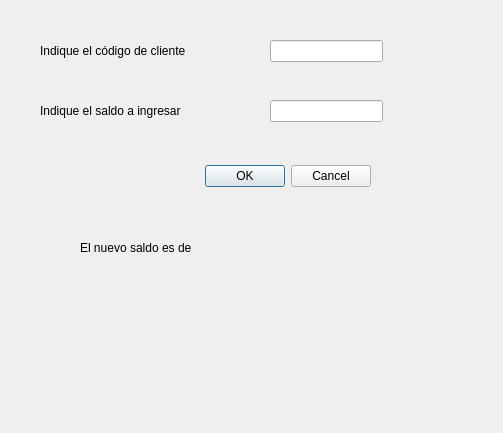
<?xml version="1.0" encoding="UTF-8"?>
<ui version="4.0">
 <class>ingresoSaldo</class>
 <widget class="QDialog" name="ingresoSaldo">
  <property name="geometry">
   <rect>
    <x>0</x>
    <y>0</y>
    <width>503</width>
    <height>433</height>
   </rect>
  </property>
  <property name="windowTitle">
   <string>Dialog</string>
  </property>
  <widget class="QDialogButtonBox" name="buttonBox">
   <property name="geometry">
    <rect>
     <x>160</x>
     <y>160</y>
     <width>211</width>
     <height>32</height>
    </rect>
   </property>
   <property name="orientation">
    <enum>Qt::Horizontal</enum>
   </property>
   <property name="standardButtons">
    <set>QDialogButtonBox::Cancel|QDialogButtonBox::Ok</set>
   </property>
  </widget>
  <widget class="QLineEdit" name="idCliente">
   <property name="geometry">
    <rect>
     <x>270</x>
     <y>40</y>
     <width>113</width>
     <height>22</height>
    </rect>
   </property>
  </widget>
  <widget class="QLineEdit" name="saldo">
   <property name="geometry">
    <rect>
     <x>270</x>
     <y>100</y>
     <width>113</width>
     <height>22</height>
    </rect>
   </property>
  </widget>
  <widget class="QLabel" name="mostrarResultados">
   <property name="geometry">
    <rect>
     <x>70</x>
     <y>300</y>
     <width>331</width>
     <height>111</height>
    </rect>
   </property>
   <property name="font">
    <font>
     <pointsize>16</pointsize>
    </font>
   </property>
   <property name="text">
    <string/>
   </property>
  </widget>
  <widget class="QLabel" name="label">
   <property name="geometry">
    <rect>
     <x>80</x>
     <y>240</y>
     <width>181</width>
     <height>16</height>
    </rect>
   </property>
   <property name="text">
    <string>El nuevo saldo es de</string>
   </property>
  </widget>
  <widget class="QLabel" name="label_2">
   <property name="geometry">
    <rect>
     <x>40</x>
     <y>35</y>
     <width>151</width>
     <height>31</height>
    </rect>
   </property>
   <property name="text">
    <string>Indique el código de cliente</string>
   </property>
  </widget>
  <widget class="QLabel" name="label_3">
   <property name="geometry">
    <rect>
     <x>40</x>
     <y>100</y>
     <width>201</width>
     <height>21</height>
    </rect>
   </property>
   <property name="text">
    <string>Indique el saldo a ingresar</string>
   </property>
  </widget>
 </widget>
 <resources/>
 <connections>
  <connection>
   <sender>buttonBox</sender>
   <signal>accepted()</signal>
   <receiver>ingresoSaldo</receiver>
   <slot>accept()</slot>
   <hints>
    <hint type="sourcelabel">
     <x>248</x>
     <y>254</y>
    </hint>
    <hint type="destinationlabel">
     <x>157</x>
     <y>274</y>
    </hint>
   </hints>
  </connection>
  <connection>
   <sender>buttonBox</sender>
   <signal>rejected()</signal>
   <receiver>ingresoSaldo</receiver>
   <slot>reject()</slot>
   <hints>
    <hint type="sourcelabel">
     <x>316</x>
     <y>260</y>
    </hint>
    <hint type="destinationlabel">
     <x>286</x>
     <y>274</y>
    </hint>
   </hints>
  </connection>
 </connections>
</ui>
